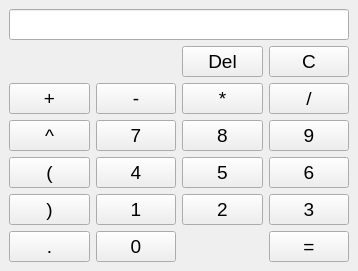
<?xml version="1.0" encoding="UTF-8"?>
<ui version="4.0">
 <class>CalculatorWindow</class>
 <widget class="QMainWindow" name="CalculatorWindow">
  <property name="geometry">
   <rect>
    <x>0</x>
    <y>0</y>
    <width>358</width>
    <height>224</height>
   </rect>
  </property>
  <property name="windowTitle">
   <string>Calculator</string>
  </property>
  <widget class="QWidget" name="centralwidget">
   <layout class="QGridLayout" name="gridLayout_2">
    <item row="0" column="0">
     <layout class="QGridLayout" name="calculatorLayout">
      <item row="13" column="3">
       <widget class="QPushButton" name="buttonThree">
        <property name="sizePolicy">
         <sizepolicy hsizetype="Expanding" vsizetype="Expanding">
          <horstretch>0</horstretch>
          <verstretch>0</verstretch>
         </sizepolicy>
        </property>
        <property name="font">
         <font>
          <pointsize>14</pointsize>
         </font>
        </property>
        <property name="text">
         <string>3</string>
        </property>
       </widget>
      </item>
      <item row="11" column="1">
       <widget class="QPushButton" name="buttonFour">
        <property name="sizePolicy">
         <sizepolicy hsizetype="Expanding" vsizetype="Expanding">
          <horstretch>0</horstretch>
          <verstretch>0</verstretch>
         </sizepolicy>
        </property>
        <property name="font">
         <font>
          <pointsize>14</pointsize>
         </font>
        </property>
        <property name="text">
         <string>4</string>
        </property>
       </widget>
      </item>
      <item row="11" column="2">
       <widget class="QPushButton" name="buttonFive">
        <property name="sizePolicy">
         <sizepolicy hsizetype="Expanding" vsizetype="Expanding">
          <horstretch>0</horstretch>
          <verstretch>0</verstretch>
         </sizepolicy>
        </property>
        <property name="font">
         <font>
          <pointsize>14</pointsize>
         </font>
        </property>
        <property name="text">
         <string>5</string>
        </property>
       </widget>
      </item>
      <item row="10" column="2">
       <widget class="QPushButton" name="buttonEight">
        <property name="sizePolicy">
         <sizepolicy hsizetype="Expanding" vsizetype="Expanding">
          <horstretch>0</horstretch>
          <verstretch>0</verstretch>
         </sizepolicy>
        </property>
        <property name="font">
         <font>
          <pointsize>14</pointsize>
         </font>
        </property>
        <property name="text">
         <string>8</string>
        </property>
       </widget>
      </item>
      <item row="13" column="1">
       <widget class="QPushButton" name="buttonOne">
        <property name="sizePolicy">
         <sizepolicy hsizetype="Expanding" vsizetype="Expanding">
          <horstretch>0</horstretch>
          <verstretch>0</verstretch>
         </sizepolicy>
        </property>
        <property name="font">
         <font>
          <pointsize>14</pointsize>
         </font>
        </property>
        <property name="text">
         <string>1</string>
        </property>
       </widget>
      </item>
      <item row="11" column="3">
       <widget class="QPushButton" name="buttonSix">
        <property name="sizePolicy">
         <sizepolicy hsizetype="Expanding" vsizetype="Expanding">
          <horstretch>0</horstretch>
          <verstretch>0</verstretch>
         </sizepolicy>
        </property>
        <property name="font">
         <font>
          <pointsize>14</pointsize>
         </font>
        </property>
        <property name="text">
         <string>6</string>
        </property>
       </widget>
      </item>
      <item row="1" column="0" colspan="4">
       <widget class="QLineEdit" name="lineEditResult">
        <property name="sizePolicy">
         <sizepolicy hsizetype="Expanding" vsizetype="Expanding">
          <horstretch>0</horstretch>
          <verstretch>0</verstretch>
         </sizepolicy>
        </property>
        <property name="font">
         <font>
          <pointsize>14</pointsize>
         </font>
        </property>
        <property name="alignment">
         <set>Qt::AlignRight|Qt::AlignTrailing|Qt::AlignVCenter</set>
        </property>
        <property name="clearButtonEnabled">
         <bool>false</bool>
        </property>
       </widget>
      </item>
      <item row="10" column="1">
       <widget class="QPushButton" name="buttonSeven">
        <property name="sizePolicy">
         <sizepolicy hsizetype="Expanding" vsizetype="Expanding">
          <horstretch>0</horstretch>
          <verstretch>0</verstretch>
         </sizepolicy>
        </property>
        <property name="font">
         <font>
          <pointsize>14</pointsize>
         </font>
        </property>
        <property name="text">
         <string>7</string>
        </property>
       </widget>
      </item>
      <item row="13" column="2">
       <widget class="QPushButton" name="buttonTwo">
        <property name="sizePolicy">
         <sizepolicy hsizetype="Expanding" vsizetype="Expanding">
          <horstretch>0</horstretch>
          <verstretch>0</verstretch>
         </sizepolicy>
        </property>
        <property name="font">
         <font>
          <pointsize>14</pointsize>
         </font>
        </property>
        <property name="text">
         <string>2</string>
        </property>
       </widget>
      </item>
      <item row="10" column="3">
       <widget class="QPushButton" name="buttonNine">
        <property name="sizePolicy">
         <sizepolicy hsizetype="Expanding" vsizetype="Expanding">
          <horstretch>0</horstretch>
          <verstretch>0</verstretch>
         </sizepolicy>
        </property>
        <property name="font">
         <font>
          <pointsize>14</pointsize>
         </font>
        </property>
        <property name="text">
         <string>9</string>
        </property>
       </widget>
      </item>
      <item row="9" column="0">
       <widget class="QPushButton" name="buttonPlus">
        <property name="sizePolicy">
         <sizepolicy hsizetype="Expanding" vsizetype="Expanding">
          <horstretch>0</horstretch>
          <verstretch>0</verstretch>
         </sizepolicy>
        </property>
        <property name="font">
         <font>
          <pointsize>14</pointsize>
         </font>
        </property>
        <property name="text">
         <string>+</string>
        </property>
       </widget>
      </item>
      <item row="9" column="1">
       <widget class="QPushButton" name="buttonMinus">
        <property name="sizePolicy">
         <sizepolicy hsizetype="Expanding" vsizetype="Expanding">
          <horstretch>0</horstretch>
          <verstretch>0</verstretch>
         </sizepolicy>
        </property>
        <property name="font">
         <font>
          <pointsize>14</pointsize>
         </font>
        </property>
        <property name="text">
         <string>-</string>
        </property>
       </widget>
      </item>
      <item row="9" column="2">
       <widget class="QPushButton" name="buttonMultiply">
        <property name="sizePolicy">
         <sizepolicy hsizetype="Expanding" vsizetype="Expanding">
          <horstretch>0</horstretch>
          <verstretch>0</verstretch>
         </sizepolicy>
        </property>
        <property name="font">
         <font>
          <pointsize>14</pointsize>
         </font>
        </property>
        <property name="text">
         <string>*</string>
        </property>
       </widget>
      </item>
      <item row="9" column="3">
       <widget class="QPushButton" name="buttonDivide">
        <property name="sizePolicy">
         <sizepolicy hsizetype="Expanding" vsizetype="Expanding">
          <horstretch>0</horstretch>
          <verstretch>0</verstretch>
         </sizepolicy>
        </property>
        <property name="font">
         <font>
          <pointsize>14</pointsize>
         </font>
        </property>
        <property name="text">
         <string>/</string>
        </property>
       </widget>
      </item>
      <item row="6" column="3">
       <widget class="QPushButton" name="buttonClear">
        <property name="sizePolicy">
         <sizepolicy hsizetype="Expanding" vsizetype="Expanding">
          <horstretch>0</horstretch>
          <verstretch>0</verstretch>
         </sizepolicy>
        </property>
        <property name="font">
         <font>
          <pointsize>14</pointsize>
         </font>
        </property>
        <property name="text">
         <string>C</string>
        </property>
       </widget>
      </item>
      <item row="6" column="2">
       <widget class="QPushButton" name="buttonDelete">
        <property name="sizePolicy">
         <sizepolicy hsizetype="Expanding" vsizetype="Expanding">
          <horstretch>0</horstretch>
          <verstretch>0</verstretch>
         </sizepolicy>
        </property>
        <property name="minimumSize">
         <size>
          <width>0</width>
          <height>0</height>
         </size>
        </property>
        <property name="font">
         <font>
          <pointsize>14</pointsize>
         </font>
        </property>
        <property name="text">
         <string>Del</string>
        </property>
       </widget>
      </item>
      <item row="14" column="0">
       <widget class="QPushButton" name="buttonComma">
        <property name="sizePolicy">
         <sizepolicy hsizetype="Expanding" vsizetype="Expanding">
          <horstretch>0</horstretch>
          <verstretch>0</verstretch>
         </sizepolicy>
        </property>
        <property name="font">
         <font>
          <pointsize>14</pointsize>
         </font>
        </property>
        <property name="text">
         <string>.</string>
        </property>
       </widget>
      </item>
      <item row="14" column="1">
       <widget class="QPushButton" name="buttonZero">
        <property name="sizePolicy">
         <sizepolicy hsizetype="Expanding" vsizetype="Expanding">
          <horstretch>0</horstretch>
          <verstretch>0</verstretch>
         </sizepolicy>
        </property>
        <property name="font">
         <font>
          <pointsize>14</pointsize>
         </font>
        </property>
        <property name="text">
         <string>0</string>
        </property>
       </widget>
      </item>
      <item row="14" column="3">
       <widget class="QPushButton" name="buttonEqual">
        <property name="sizePolicy">
         <sizepolicy hsizetype="Expanding" vsizetype="Expanding">
          <horstretch>0</horstretch>
          <verstretch>0</verstretch>
         </sizepolicy>
        </property>
        <property name="font">
         <font>
          <pointsize>14</pointsize>
         </font>
        </property>
        <property name="text">
         <string>=</string>
        </property>
       </widget>
      </item>
      <item row="11" column="0">
       <widget class="QPushButton" name="buttonLeftParenthesses">
        <property name="sizePolicy">
         <sizepolicy hsizetype="Expanding" vsizetype="Expanding">
          <horstretch>0</horstretch>
          <verstretch>0</verstretch>
         </sizepolicy>
        </property>
        <property name="font">
         <font>
          <pointsize>14</pointsize>
         </font>
        </property>
        <property name="text">
         <string>(</string>
        </property>
       </widget>
      </item>
      <item row="13" column="0">
       <widget class="QPushButton" name="buttonRightParenthesses">
        <property name="sizePolicy">
         <sizepolicy hsizetype="Expanding" vsizetype="Expanding">
          <horstretch>0</horstretch>
          <verstretch>0</verstretch>
         </sizepolicy>
        </property>
        <property name="font">
         <font>
          <pointsize>14</pointsize>
         </font>
        </property>
        <property name="text">
         <string>)</string>
        </property>
       </widget>
      </item>
      <item row="10" column="0">
       <widget class="QPushButton" name="buttonPower">
        <property name="sizePolicy">
         <sizepolicy hsizetype="Expanding" vsizetype="Expanding">
          <horstretch>0</horstretch>
          <verstretch>0</verstretch>
         </sizepolicy>
        </property>
        <property name="font">
         <font>
          <pointsize>14</pointsize>
         </font>
        </property>
        <property name="text">
         <string>^</string>
        </property>
       </widget>
      </item>
     </layout>
    </item>
   </layout>
  </widget>
 </widget>
 <resources/>
 <connections/>
</ui>
